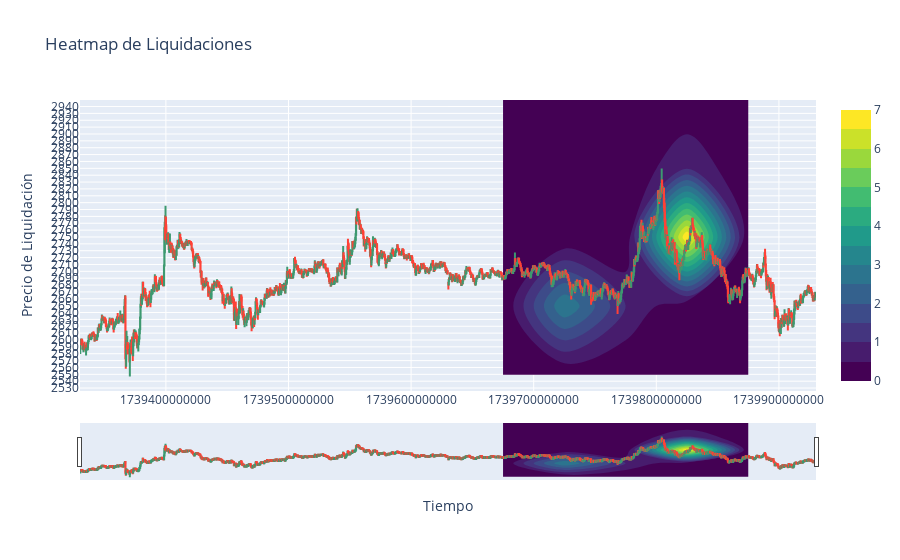

The code cell stored with this chart in its notebook:
### Code cell
df=generar_heatmap(df_trades,df_velas)

### Figure 1 — Plotly figure (JSON) as saved in the notebook; plotly's stock layout.template omitted (floating-point values rounded to 4 significant figures; data arrays with more than 128 entries replaced by an {"elided": "..."} marker saying what was removed)
{"data": [{"close": {"elided": "2000 float values"}, "high": {"elided": "2000 float values"}, "low": {"elided": "2000 float values"}, "name": "Velas Japonesas", "open": {"elided": "2000 float values"}, "type": "candlestick", "x": {"elided": "2000 int values"}}, {"colorscale": [[0, "#440154"], [0.1111, "#482878"], [0.2222, "#3e4989"], [0.3333, "#31688e"], [0.4444, "#26828e"], [0.5556, "#1f9e89"], [0.6667, "#35b779"], [0.7778, "#6ece58"], [0.8889, "#b5de2b"], [1, "#fde725"]], "contours": {"showlines": false}, "name": "Heatmap de Liquidaciones", "type": "histogram2dcontour", "x": [1739746800000, 1739746800000, 1739746800000, 1739768400000, 1739801400000, 1739801400000, 1739801400000, 1739806200000, 1739806800000, 1739807100000, 1739807100000, 1739807400000], "y": [2640.0, 2650.0, 2670.0, 2630.0, 2780.0, 2790.0, 2810.0, 2790.0, 2770.0, 2750.0, 2780.0, 2740.0], "z": [18450000.0, 22790000.0, 36400.0, 12930000.0, 1177000.0, 1473.0, 20310000.0, 14410000.0, 3908000.0, 15550000.0, 14250000.0, 3402000.0]}], "layout": {"title": {"text": "Heatmap de Liquidaciones"}, "xaxis": {"tickformat": "%H:%M", "title": {"text": "Tiempo"}}, "yaxis": {"dtick": 10, "title": {"text": "Precio de Liquidación"}}}}
